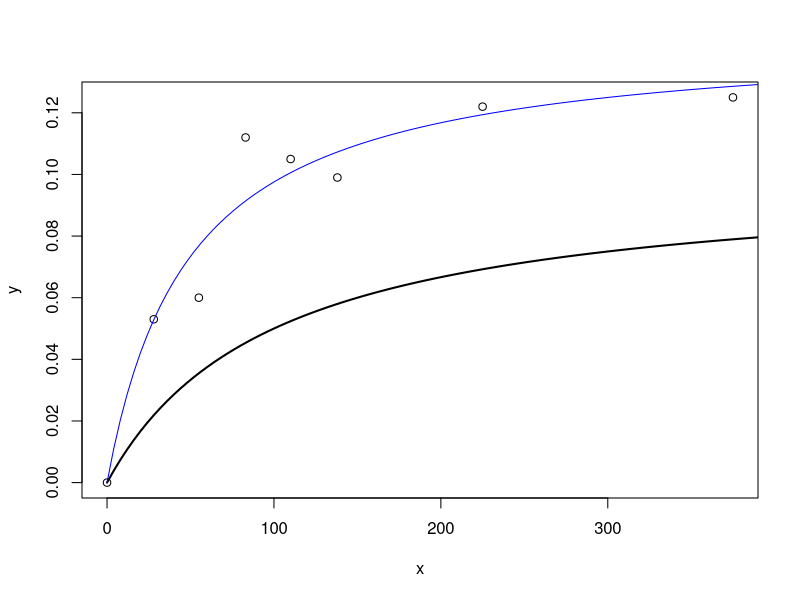

Reproduce this figure in R. (Note: this script raises an error after producing the figure.)
#Fitting functional response data to the Monod function:

data <- data.frame(x=c(0, 28, 55, 83, 110, 138, 225, 375),
                   y=c(0, 0.053,0.06,0.112,0.105,0.099,0.122,0.125))
plot(data)

#Using nls():
model0 <- function(x,m=0.1,h=100) return(m*x/(h+x))
curve(model0(x),from=0,to=400,lwd=2,add=T)
f <- nls(y ~ model0(x,m,h),data=data,start=c(m=0.1,h=100))
p <- coefficients(f);p
curve(model0(x,m=p[1],h=p[2]),from=0,to=400,col="blue",add=T)

#Now do the same in grind:
names(data)[1] <- "time"
model <- function(x,state,parms) with(as.list(parms),return(m*x/(x+h))) 
p <- c(m=0.1,h=100)
s <- c(y=0)           # state just provides the name of the second column 
f <- fit(data,solution=T,free=c("m","h"),legend=F)$par 
